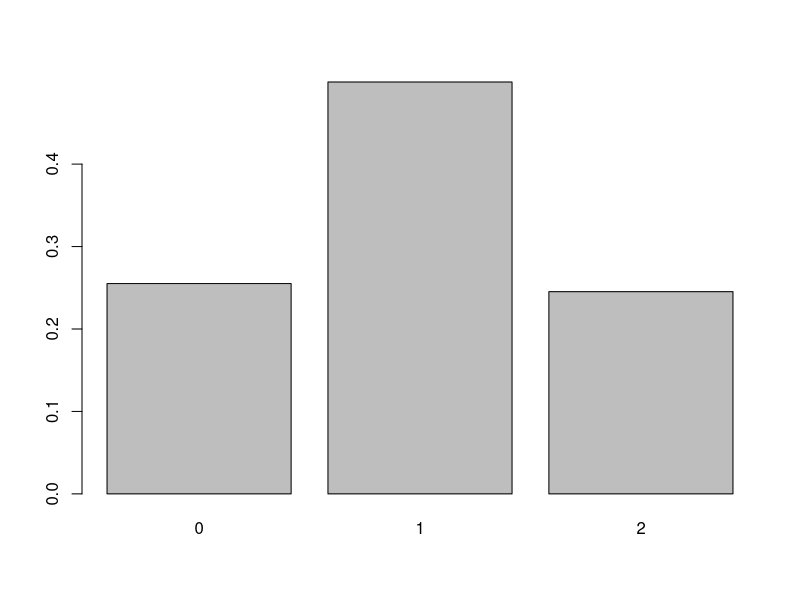

Reproduce this figure in R.
set.seed(27)

repCount <- 10000

z <- rnorm(repCount)
x <- ifelse(z < qnorm(.25), 0, ifelse(z < qnorm(.75), 1, 2))

barplot(table(x)/repCount)